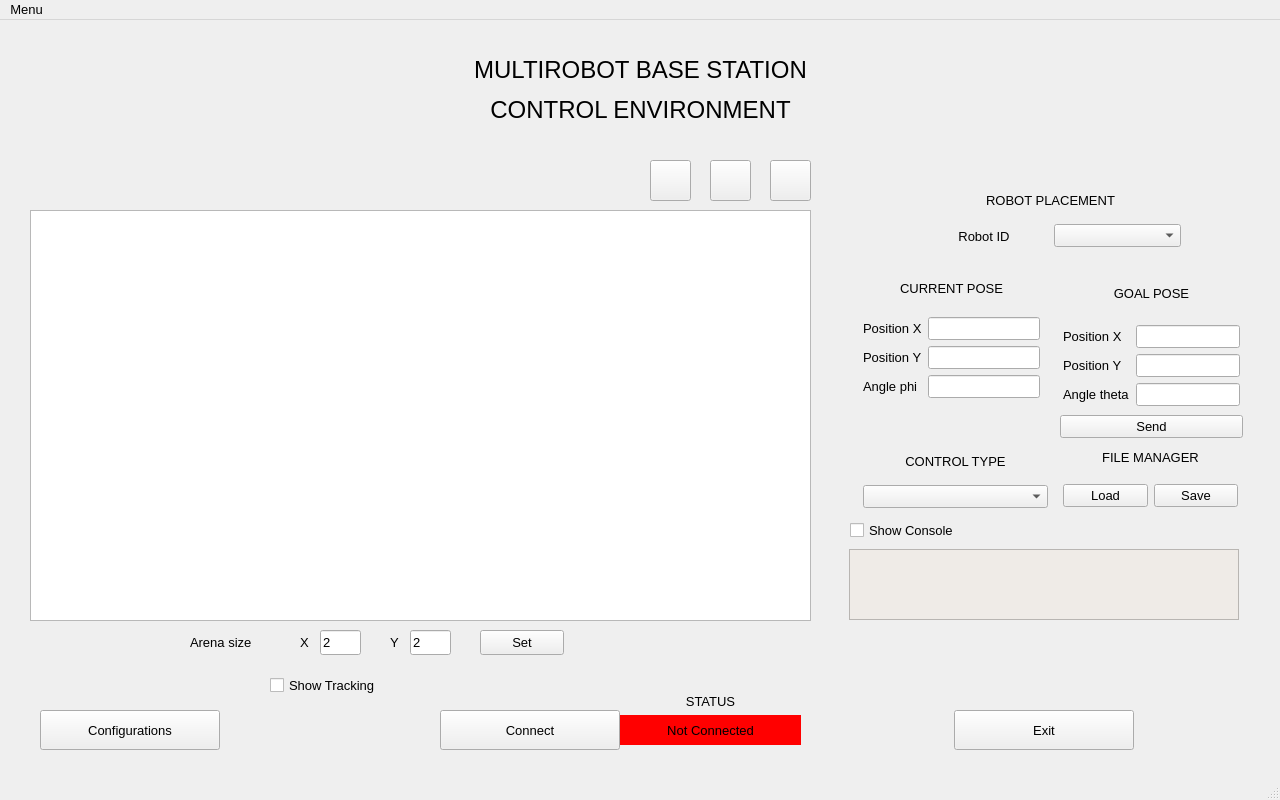
<?xml version="1.0" encoding="UTF-8"?>
<ui version="4.0">
 <class>MainWindow</class>
 <widget class="QMainWindow" name="MainWindow">
  <property name="geometry">
   <rect>
    <x>0</x>
    <y>0</y>
    <width>1280</width>
    <height>800</height>
   </rect>
  </property>
  <property name="minimumSize">
   <size>
    <width>1280</width>
    <height>800</height>
   </size>
  </property>
  <property name="maximumSize">
   <size>
    <width>1280</width>
    <height>800</height>
   </size>
  </property>
  <property name="font">
   <font>
    <pointsize>10</pointsize>
   </font>
  </property>
  <property name="windowTitle">
   <string>MULTIROBOT BASE STATION CONTROL ENVIRONMENT</string>
  </property>
  <property name="autoFillBackground">
   <bool>false</bool>
  </property>
  <widget class="QWidget" name="centralwidget">
   <widget class="QCheckBox" name="show_tracking">
    <property name="geometry">
     <rect>
      <x>270</x>
      <y>650</y>
      <width>161</width>
      <height>31</height>
     </rect>
    </property>
    <property name="font">
     <font>
      <pointsize>10</pointsize>
     </font>
    </property>
    <property name="autoFillBackground">
     <bool>true</bool>
    </property>
    <property name="text">
     <string>Show Tracking</string>
    </property>
   </widget>
   <widget class="QGraphicsView" name="graphicsView">
    <property name="geometry">
     <rect>
      <x>30</x>
      <y>190</y>
      <width>781</width>
      <height>411</height>
     </rect>
    </property>
    <property name="mouseTracking">
     <bool>true</bool>
    </property>
   </widget>
   <widget class="QPushButton" name="connectButtom">
    <property name="geometry">
     <rect>
      <x>440</x>
      <y>690</y>
      <width>180</width>
      <height>40</height>
     </rect>
    </property>
    <property name="font">
     <font>
      <pointsize>10</pointsize>
     </font>
    </property>
    <property name="text">
     <string>Connect</string>
    </property>
   </widget>
   <widget class="QPushButton" name="confButtom">
    <property name="geometry">
     <rect>
      <x>40</x>
      <y>690</y>
      <width>180</width>
      <height>40</height>
     </rect>
    </property>
    <property name="font">
     <font>
      <pointsize>10</pointsize>
     </font>
    </property>
    <property name="text">
     <string>Configurations</string>
    </property>
   </widget>
   <widget class="QPushButton" name="exitButtom">
    <property name="geometry">
     <rect>
      <x>954</x>
      <y>690</y>
      <width>180</width>
      <height>40</height>
     </rect>
    </property>
    <property name="font">
     <font>
      <pointsize>10</pointsize>
     </font>
    </property>
    <property name="text">
     <string>Exit</string>
    </property>
   </widget>
   <widget class="QLabel" name="logo_u">
    <property name="geometry">
     <rect>
      <x>50</x>
      <y>10</y>
      <width>200</width>
      <height>94</height>
     </rect>
    </property>
    <property name="text">
     <string/>
    </property>
    <property name="pixmap">
     <pixmap>logo uptc negro.png</pixmap>
    </property>
    <property name="scaledContents">
     <bool>true</bool>
    </property>
   </widget>
   <widget class="QLabel" name="vigilado">
    <property name="geometry">
     <rect>
      <x>50</x>
      <y>110</y>
      <width>200</width>
      <height>11</height>
     </rect>
    </property>
    <property name="text">
     <string/>
    </property>
    <property name="pixmap">
     <pixmap>vigilado_pos_jpg.png</pixmap>
    </property>
    <property name="scaledContents">
     <bool>true</bool>
    </property>
   </widget>
   <widget class="QLabel" name="logo_gira">
    <property name="geometry">
     <rect>
      <x>1060</x>
      <y>14</y>
      <width>187</width>
      <height>105</height>
     </rect>
    </property>
    <property name="text">
     <string/>
    </property>
    <property name="pixmap">
     <pixmap>Logo GIRA.png</pixmap>
    </property>
    <property name="scaledContents">
     <bool>true</bool>
    </property>
   </widget>
   <widget class="QLabel" name="title">
    <property name="geometry">
     <rect>
      <x>0</x>
      <y>20</y>
      <width>1281</width>
      <height>101</height>
     </rect>
    </property>
    <property name="font">
     <font>
      <family>MS Shell Dlg 2</family>
      <pointsize>18</pointsize>
      <italic>false</italic>
     </font>
    </property>
    <property name="text">
     <string>&lt;html&gt;&lt;head/&gt;&lt;body&gt;&lt;p align=&quot;center&quot;&gt;MULTIROBOT BASE STATION&lt;/p&gt;&lt;p align=&quot;center&quot;&gt;CONTROL ENVIRONMENT&lt;/p&gt;&lt;/body&gt;&lt;/html&gt;</string>
    </property>
   </widget>
   <widget class="QWidget" name="verticalLayoutWidget_4">
    <property name="geometry">
     <rect>
      <x>860</x>
      <y>250</y>
      <width>183</width>
      <height>131</height>
     </rect>
    </property>
    <layout class="QVBoxLayout" name="verticalLayout_4">
     <item>
      <widget class="QLabel" name="label_6">
       <property name="minimumSize">
        <size>
         <width>0</width>
         <height>0</height>
        </size>
       </property>
       <property name="font">
        <font>
         <pointsize>10</pointsize>
        </font>
       </property>
       <property name="autoFillBackground">
        <bool>true</bool>
       </property>
       <property name="text">
        <string>&lt;html&gt;&lt;head/&gt;&lt;body&gt;&lt;p align=&quot;center&quot;&gt;CURRENT POSE&lt;/p&gt;&lt;/body&gt;&lt;/html&gt;</string>
       </property>
      </widget>
     </item>
     <item>
      <widget class="QFrame" name="gridFrame">
       <layout class="QGridLayout" name="gridLayout_2">
        <property name="leftMargin">
         <number>3</number>
        </property>
        <property name="topMargin">
         <number>3</number>
        </property>
        <property name="rightMargin">
         <number>3</number>
        </property>
        <property name="bottomMargin">
         <number>3</number>
        </property>
        <item row="1" column="0">
         <widget class="QLabel" name="label_7">
          <property name="font">
           <font>
            <pointsize>10</pointsize>
           </font>
          </property>
          <property name="autoFillBackground">
           <bool>true</bool>
          </property>
          <property name="text">
           <string>Position Y</string>
          </property>
         </widget>
        </item>
        <item row="0" column="1">
         <widget class="QLineEdit" name="CurrentX">
          <property name="font">
           <font>
            <pointsize>10</pointsize>
           </font>
          </property>
         </widget>
        </item>
        <item row="1" column="1">
         <widget class="QLineEdit" name="CurrentY">
          <property name="font">
           <font>
            <pointsize>10</pointsize>
           </font>
          </property>
         </widget>
        </item>
        <item row="2" column="0">
         <widget class="QLabel" name="label_9">
          <property name="font">
           <font>
            <pointsize>10</pointsize>
           </font>
          </property>
          <property name="autoFillBackground">
           <bool>true</bool>
          </property>
          <property name="text">
           <string>Angle phi</string>
          </property>
         </widget>
        </item>
        <item row="0" column="0">
         <widget class="QLabel" name="label_8">
          <property name="font">
           <font>
            <pointsize>10</pointsize>
           </font>
          </property>
          <property name="autoFillBackground">
           <bool>true</bool>
          </property>
          <property name="text">
           <string>Position X</string>
          </property>
         </widget>
        </item>
        <item row="2" column="1">
         <widget class="QLineEdit" name="CurrentPhi">
          <property name="font">
           <font>
            <pointsize>10</pointsize>
           </font>
          </property>
         </widget>
        </item>
       </layout>
      </widget>
     </item>
    </layout>
   </widget>
   <widget class="QWidget" name="verticalLayoutWidget_2">
    <property name="geometry">
     <rect>
      <x>1060</x>
      <y>421</y>
      <width>181</width>
      <height>71</height>
     </rect>
    </property>
    <layout class="QVBoxLayout" name="verticalLayout_2">
     <item>
      <widget class="QLabel" name="label_3">
       <property name="font">
        <font>
         <pointsize>10</pointsize>
        </font>
       </property>
       <property name="autoFillBackground">
        <bool>true</bool>
       </property>
       <property name="text">
        <string>&lt;html&gt;&lt;head/&gt;&lt;body&gt;&lt;p align=&quot;center&quot;&gt;FILE MANAGER&lt;/p&gt;&lt;/body&gt;&lt;/html&gt;</string>
       </property>
      </widget>
     </item>
     <item>
      <widget class="QFrame" name="horizontalFrame">
       <layout class="QHBoxLayout" name="horizontalLayout">
        <property name="leftMargin">
         <number>3</number>
        </property>
        <property name="topMargin">
         <number>3</number>
        </property>
        <property name="rightMargin">
         <number>3</number>
        </property>
        <property name="bottomMargin">
         <number>3</number>
        </property>
        <item>
         <widget class="QPushButton" name="loadFileButtom">
          <property name="font">
           <font>
            <pointsize>10</pointsize>
           </font>
          </property>
          <property name="text">
           <string>Load</string>
          </property>
         </widget>
        </item>
        <item>
         <widget class="QPushButton" name="save">
          <property name="font">
           <font>
            <pointsize>10</pointsize>
           </font>
          </property>
          <property name="text">
           <string>Save</string>
          </property>
         </widget>
        </item>
       </layout>
      </widget>
     </item>
    </layout>
   </widget>
   <widget class="QWidget" name="verticalLayoutWidget">
    <property name="geometry">
     <rect>
      <x>1060</x>
      <y>250</y>
      <width>183</width>
      <height>168</height>
     </rect>
    </property>
    <layout class="QVBoxLayout" name="verticalLayout">
     <item>
      <widget class="QLabel" name="label_5">
       <property name="font">
        <font>
         <pointsize>10</pointsize>
        </font>
       </property>
       <property name="autoFillBackground">
        <bool>true</bool>
       </property>
       <property name="text">
        <string>GOAL POSE</string>
       </property>
       <property name="alignment">
        <set>Qt::AlignCenter</set>
       </property>
      </widget>
     </item>
     <item>
      <widget class="QFrame" name="gridFrame">
       <layout class="QGridLayout" name="gridLayout">
        <property name="leftMargin">
         <number>3</number>
        </property>
        <property name="topMargin">
         <number>3</number>
        </property>
        <property name="rightMargin">
         <number>3</number>
        </property>
        <property name="bottomMargin">
         <number>3</number>
        </property>
        <item row="0" column="0">
         <widget class="QLabel" name="label">
          <property name="font">
           <font>
            <pointsize>10</pointsize>
           </font>
          </property>
          <property name="autoFillBackground">
           <bool>true</bool>
          </property>
          <property name="text">
           <string>Position X</string>
          </property>
         </widget>
        </item>
        <item row="0" column="1">
         <widget class="QLineEdit" name="positionX">
          <property name="font">
           <font>
            <pointsize>10</pointsize>
           </font>
          </property>
         </widget>
        </item>
        <item row="2" column="0">
         <widget class="QLabel" name="label_4">
          <property name="font">
           <font>
            <pointsize>10</pointsize>
           </font>
          </property>
          <property name="autoFillBackground">
           <bool>true</bool>
          </property>
          <property name="text">
           <string>Angle theta</string>
          </property>
         </widget>
        </item>
        <item row="2" column="1">
         <widget class="QLineEdit" name="angle_phi">
          <property name="font">
           <font>
            <pointsize>10</pointsize>
           </font>
          </property>
         </widget>
        </item>
        <item row="1" column="0">
         <widget class="QLabel" name="label_2">
          <property name="font">
           <font>
            <pointsize>10</pointsize>
           </font>
          </property>
          <property name="autoFillBackground">
           <bool>true</bool>
          </property>
          <property name="text">
           <string>Position Y</string>
          </property>
         </widget>
        </item>
        <item row="1" column="1">
         <widget class="QLineEdit" name="positionY">
          <property name="font">
           <font>
            <pointsize>10</pointsize>
           </font>
          </property>
         </widget>
        </item>
       </layout>
      </widget>
     </item>
     <item>
      <widget class="QPushButton" name="sendConfigurationButtom">
       <property name="font">
        <font>
         <pointsize>10</pointsize>
        </font>
       </property>
       <property name="text">
        <string>Send</string>
       </property>
      </widget>
     </item>
    </layout>
   </widget>
   <widget class="QCheckBox" name="checkConsole">
    <property name="geometry">
     <rect>
      <x>850</x>
      <y>500</y>
      <width>391</width>
      <height>21</height>
     </rect>
    </property>
    <property name="font">
     <font>
      <pointsize>10</pointsize>
     </font>
    </property>
    <property name="autoFillBackground">
     <bool>true</bool>
    </property>
    <property name="text">
     <string>Show Console</string>
    </property>
   </widget>
   <widget class="QLabel" name="status">
    <property name="geometry">
     <rect>
      <x>620</x>
      <y>695</y>
      <width>181</width>
      <height>30</height>
     </rect>
    </property>
    <property name="font">
     <font>
      <pointsize>10</pointsize>
     </font>
    </property>
    <property name="styleSheet">
     <string notr="true">background-color: red</string>
    </property>
    <property name="text">
     <string>Not Connected</string>
    </property>
    <property name="alignment">
     <set>Qt::AlignCenter</set>
    </property>
   </widget>
   <widget class="QPlainTextEdit" name="console">
    <property name="geometry">
     <rect>
      <x>849</x>
      <y>529</y>
      <width>390</width>
      <height>71</height>
     </rect>
    </property>
    <property name="font">
     <font>
      <pointsize>10</pointsize>
     </font>
    </property>
    <property name="styleSheet">
     <string notr="true">background-color: rgb(239, 235, 231)</string>
    </property>
   </widget>
   <widget class="QLabel" name="label_10">
    <property name="geometry">
     <rect>
      <x>830</x>
      <y>170</y>
      <width>441</width>
      <height>20</height>
     </rect>
    </property>
    <property name="font">
     <font>
      <pointsize>10</pointsize>
     </font>
    </property>
    <property name="acceptDrops">
     <bool>false</bool>
    </property>
    <property name="autoFillBackground">
     <bool>true</bool>
    </property>
    <property name="text">
     <string>ROBOT PLACEMENT</string>
    </property>
    <property name="alignment">
     <set>Qt::AlignCenter</set>
    </property>
   </widget>
   <widget class="QWidget" name="horizontalLayoutWidget">
    <property name="geometry">
     <rect>
      <x>920</x>
      <y>200</y>
      <width>261</width>
      <height>32</height>
     </rect>
    </property>
    <layout class="QHBoxLayout" name="horizontalLayout_2">
     <item>
      <widget class="QLabel" name="label_12">
       <property name="font">
        <font>
         <pointsize>10</pointsize>
        </font>
       </property>
       <property name="autoFillBackground">
        <bool>true</bool>
       </property>
       <property name="text">
        <string>Robot ID</string>
       </property>
       <property name="alignment">
        <set>Qt::AlignCenter</set>
       </property>
      </widget>
     </item>
     <item>
      <widget class="QComboBox" name="robot_id">
       <property name="font">
        <font>
         <pointsize>10</pointsize>
        </font>
       </property>
       <property name="autoFillBackground">
        <bool>true</bool>
       </property>
       <property name="sizeAdjustPolicy">
        <enum>QComboBox::AdjustToContents</enum>
       </property>
      </widget>
     </item>
    </layout>
   </widget>
   <widget class="QWidget" name="verticalLayoutWidget_3">
    <property name="geometry">
     <rect>
      <x>860</x>
      <y>420</y>
      <width>191</width>
      <height>71</height>
     </rect>
    </property>
    <layout class="QVBoxLayout" name="verticalLayout_5">
     <property name="leftMargin">
      <number>3</number>
     </property>
     <property name="topMargin">
      <number>3</number>
     </property>
     <property name="rightMargin">
      <number>3</number>
     </property>
     <property name="bottomMargin">
      <number>3</number>
     </property>
     <item>
      <widget class="QLabel" name="label_11">
       <property name="font">
        <font>
         <pointsize>10</pointsize>
        </font>
       </property>
       <property name="autoFillBackground">
        <bool>true</bool>
       </property>
       <property name="text">
        <string>CONTROL TYPE</string>
       </property>
       <property name="alignment">
        <set>Qt::AlignCenter</set>
       </property>
      </widget>
     </item>
     <item>
      <widget class="QComboBox" name="control_type">
       <property name="font">
        <font>
         <pointsize>10</pointsize>
        </font>
       </property>
       <property name="autoFillBackground">
        <bool>true</bool>
       </property>
       <property name="sizeAdjustPolicy">
        <enum>QComboBox::AdjustToContents</enum>
       </property>
      </widget>
     </item>
    </layout>
   </widget>
   <widget class="QLabel" name="label_13">
    <property name="geometry">
     <rect>
      <x>620</x>
      <y>670</y>
      <width>181</width>
      <height>24</height>
     </rect>
    </property>
    <property name="minimumSize">
     <size>
      <width>0</width>
      <height>0</height>
     </size>
    </property>
    <property name="font">
     <font>
      <pointsize>10</pointsize>
     </font>
    </property>
    <property name="autoFillBackground">
     <bool>true</bool>
    </property>
    <property name="text">
     <string>&lt;html&gt;&lt;head/&gt;&lt;body&gt;&lt;p align=&quot;center&quot;&gt;STATUS&lt;/p&gt;&lt;/body&gt;&lt;/html&gt;</string>
    </property>
   </widget>
   <widget class="QLineEdit" name="size_x">
    <property name="geometry">
     <rect>
      <x>320</x>
      <y>610</y>
      <width>41</width>
      <height>25</height>
     </rect>
    </property>
    <property name="font">
     <font>
      <pointsize>10</pointsize>
     </font>
    </property>
    <property name="text">
     <string>2</string>
    </property>
   </widget>
   <widget class="QPushButton" name="set_size">
    <property name="geometry">
     <rect>
      <x>480</x>
      <y>610</y>
      <width>84</width>
      <height>25</height>
     </rect>
    </property>
    <property name="font">
     <font>
      <pointsize>10</pointsize>
     </font>
    </property>
    <property name="text">
     <string>Set</string>
    </property>
   </widget>
   <widget class="QLabel" name="label_14">
    <property name="geometry">
     <rect>
      <x>190</x>
      <y>610</y>
      <width>81</width>
      <height>25</height>
     </rect>
    </property>
    <property name="font">
     <font>
      <pointsize>10</pointsize>
     </font>
    </property>
    <property name="autoFillBackground">
     <bool>true</bool>
    </property>
    <property name="text">
     <string>Arena size</string>
    </property>
   </widget>
   <widget class="QLabel" name="label_15">
    <property name="geometry">
     <rect>
      <x>390</x>
      <y>610</y>
      <width>16</width>
      <height>25</height>
     </rect>
    </property>
    <property name="font">
     <font>
      <pointsize>10</pointsize>
     </font>
    </property>
    <property name="autoFillBackground">
     <bool>true</bool>
    </property>
    <property name="text">
     <string>Y</string>
    </property>
   </widget>
   <widget class="QLabel" name="label_16">
    <property name="geometry">
     <rect>
      <x>300</x>
      <y>610</y>
      <width>16</width>
      <height>25</height>
     </rect>
    </property>
    <property name="font">
     <font>
      <pointsize>10</pointsize>
     </font>
    </property>
    <property name="autoFillBackground">
     <bool>true</bool>
    </property>
    <property name="text">
     <string>X</string>
    </property>
   </widget>
   <widget class="QLineEdit" name="size_y">
    <property name="geometry">
     <rect>
      <x>410</x>
      <y>610</y>
      <width>41</width>
      <height>25</height>
     </rect>
    </property>
    <property name="font">
     <font>
      <pointsize>10</pointsize>
     </font>
    </property>
    <property name="text">
     <string>2</string>
    </property>
   </widget>
   <widget class="QPushButton" name="play_pause_button">
    <property name="geometry">
     <rect>
      <x>710</x>
      <y>140</y>
      <width>41</width>
      <height>41</height>
     </rect>
    </property>
    <property name="font">
     <font>
      <pointsize>10</pointsize>
     </font>
    </property>
    <property name="text">
     <string/>
    </property>
   </widget>
   <widget class="QPushButton" name="clear_button">
    <property name="geometry">
     <rect>
      <x>770</x>
      <y>140</y>
      <width>41</width>
      <height>41</height>
     </rect>
    </property>
    <property name="font">
     <font>
      <pointsize>10</pointsize>
     </font>
    </property>
    <property name="text">
     <string/>
    </property>
   </widget>
   <widget class="QPushButton" name="discoveryButtom">
    <property name="geometry">
     <rect>
      <x>650</x>
      <y>140</y>
      <width>41</width>
      <height>41</height>
     </rect>
    </property>
    <property name="font">
     <font>
      <pointsize>10</pointsize>
     </font>
    </property>
    <property name="text">
     <string/>
    </property>
   </widget>
  </widget>
  <widget class="QMenuBar" name="menubar">
   <property name="geometry">
    <rect>
     <x>0</x>
     <y>0</y>
     <width>1280</width>
     <height>21</height>
    </rect>
   </property>
   <widget class="QMenu" name="menuMenu">
    <property name="title">
     <string>Menu</string>
    </property>
    <addaction name="actionConfiguration"/>
    <addaction name="actionAbout"/>
   </widget>
   <addaction name="menuMenu"/>
  </widget>
  <widget class="QStatusBar" name="statusbar"/>
  <action name="actionConfiguration">
   <property name="text">
    <string>Configurations</string>
   </property>
   <property name="font">
    <font>
     <pointsize>10</pointsize>
    </font>
   </property>
  </action>
  <action name="actionAbout">
   <property name="text">
    <string>About</string>
   </property>
   <property name="font">
    <font>
     <pointsize>10</pointsize>
    </font>
   </property>
  </action>
 </widget>
 <resources/>
 <connections/>
</ui>
